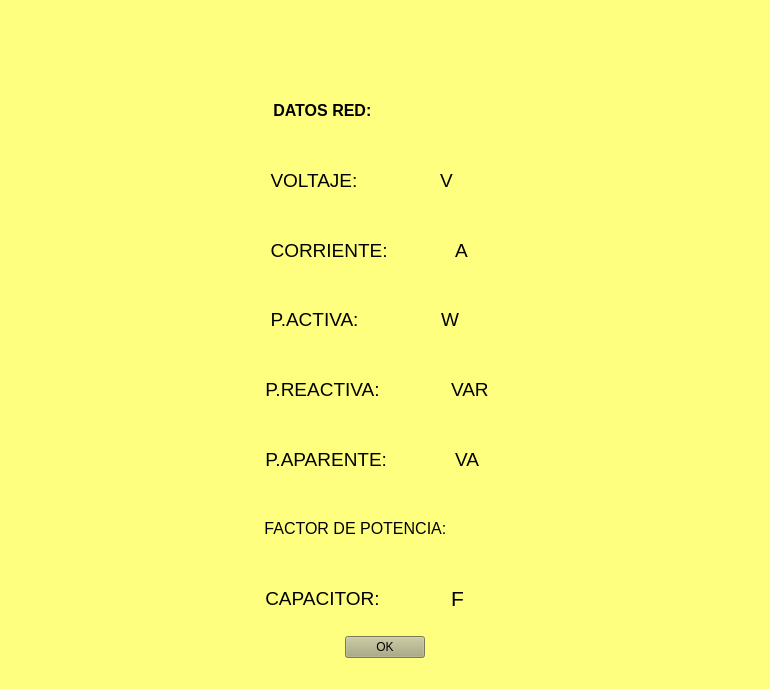
<?xml version="1.0" encoding="UTF-8"?>
<ui version="4.0">
 <class>MainWindow</class>
 <widget class="QMainWindow" name="MainWindow">
  <property name="geometry">
   <rect>
    <x>0</x>
    <y>0</y>
    <width>770</width>
    <height>689</height>
   </rect>
  </property>
  <property name="windowTitle">
   <string>MainWindow</string>
  </property>
  <property name="styleSheet">
   <string notr="true">background-color: rgb(255, 255, 127);</string>
  </property>
  <widget class="QWidget" name="centralwidget">
   <layout class="QGridLayout" name="gridLayout_2">
    <item row="0" column="0">
     <spacer name="horizontalSpacer_7">
      <property name="orientation">
       <enum>Qt::Horizontal</enum>
      </property>
      <property name="sizeHint" stdset="0">
       <size>
        <width>40</width>
        <height>20</height>
       </size>
      </property>
     </spacer>
    </item>
    <item row="0" column="3">
     <spacer name="horizontalSpacer_8">
      <property name="orientation">
       <enum>Qt::Horizontal</enum>
      </property>
      <property name="sizeHint" stdset="0">
       <size>
        <width>40</width>
        <height>20</height>
       </size>
      </property>
     </spacer>
    </item>
    <item row="0" column="2">
     <layout class="QVBoxLayout" name="verticalLayout_3">
      <item>
       <widget class="QLabel" name="label_3">
        <property name="font">
         <font>
          <pointsize>10</pointsize>
         </font>
        </property>
        <property name="styleSheet">
         <string notr="true">image: url(:/Logo/LogoU.png);</string>
        </property>
        <property name="text">
         <string/>
        </property>
       </widget>
      </item>
      <item>
       <layout class="QVBoxLayout" name="verticalLayout">
        <item>
         <layout class="QHBoxLayout" name="horizontalLayout_2">
          <item>
           <widget class="QLabel" name="label">
            <property name="font">
             <font>
              <pointsize>12</pointsize>
              <weight>75</weight>
              <bold>true</bold>
             </font>
            </property>
            <property name="text">
             <string>   DATOS RED:</string>
            </property>
           </widget>
          </item>
          <item>
           <widget class="QLabel" name="varred">
            <property name="font">
             <font>
              <pointsize>12</pointsize>
              <weight>75</weight>
              <bold>true</bold>
             </font>
            </property>
            <property name="text">
             <string/>
            </property>
           </widget>
          </item>
         </layout>
        </item>
       </layout>
      </item>
      <item>
       <layout class="QHBoxLayout" name="horizontalLayout_9">
        <item>
         <widget class="QLabel" name="label_4">
          <property name="font">
           <font>
            <pointsize>14</pointsize>
           </font>
          </property>
          <property name="text">
           <string>  VOLTAJE:</string>
          </property>
         </widget>
        </item>
        <item>
         <widget class="QLabel" name="varvoltaje">
          <property name="font">
           <font>
            <pointsize>14</pointsize>
           </font>
          </property>
          <property name="text">
           <string/>
          </property>
         </widget>
        </item>
        <item>
         <widget class="QLabel" name="label_6">
          <property name="font">
           <font>
            <pointsize>14</pointsize>
           </font>
          </property>
          <property name="text">
           <string>V</string>
          </property>
         </widget>
        </item>
       </layout>
      </item>
      <item>
       <layout class="QHBoxLayout" name="horizontalLayout_8">
        <item>
         <widget class="QLabel" name="label_7">
          <property name="font">
           <font>
            <pointsize>14</pointsize>
           </font>
          </property>
          <property name="text">
           <string>  CORRIENTE:</string>
          </property>
         </widget>
        </item>
        <item>
         <widget class="QLabel" name="varcorriente">
          <property name="font">
           <font>
            <pointsize>14</pointsize>
           </font>
          </property>
          <property name="text">
           <string/>
          </property>
         </widget>
        </item>
        <item>
         <widget class="QLabel" name="label_9">
          <property name="font">
           <font>
            <pointsize>14</pointsize>
           </font>
          </property>
          <property name="text">
           <string>A</string>
          </property>
         </widget>
        </item>
       </layout>
      </item>
      <item>
       <layout class="QHBoxLayout" name="horizontalLayout_7">
        <item>
         <widget class="QLabel" name="label_10">
          <property name="font">
           <font>
            <pointsize>14</pointsize>
           </font>
          </property>
          <property name="text">
           <string>  P.ACTIVA:</string>
          </property>
         </widget>
        </item>
        <item>
         <widget class="QLabel" name="varactiva">
          <property name="font">
           <font>
            <pointsize>14</pointsize>
           </font>
          </property>
          <property name="text">
           <string/>
          </property>
         </widget>
        </item>
        <item>
         <widget class="QLabel" name="label_12">
          <property name="font">
           <font>
            <pointsize>14</pointsize>
           </font>
          </property>
          <property name="text">
           <string>W</string>
          </property>
         </widget>
        </item>
       </layout>
      </item>
      <item>
       <layout class="QHBoxLayout" name="horizontalLayout_6">
        <item>
         <widget class="QLabel" name="label_13">
          <property name="font">
           <font>
            <pointsize>14</pointsize>
           </font>
          </property>
          <property name="text">
           <string> P.REACTIVA:</string>
          </property>
         </widget>
        </item>
        <item>
         <widget class="QLabel" name="varreactiva">
          <property name="font">
           <font>
            <pointsize>14</pointsize>
           </font>
          </property>
          <property name="text">
           <string/>
          </property>
         </widget>
        </item>
        <item>
         <widget class="QLabel" name="label_15">
          <property name="font">
           <font>
            <pointsize>14</pointsize>
           </font>
          </property>
          <property name="text">
           <string>VAR</string>
          </property>
         </widget>
        </item>
       </layout>
      </item>
      <item>
       <layout class="QHBoxLayout" name="horizontalLayout_5">
        <item>
         <widget class="QLabel" name="label_16">
          <property name="font">
           <font>
            <pointsize>14</pointsize>
           </font>
          </property>
          <property name="text">
           <string> P.APARENTE:</string>
          </property>
         </widget>
        </item>
        <item>
         <widget class="QLabel" name="varaparente">
          <property name="font">
           <font>
            <pointsize>14</pointsize>
           </font>
          </property>
          <property name="text">
           <string/>
          </property>
         </widget>
        </item>
        <item>
         <widget class="QLabel" name="label_18">
          <property name="font">
           <font>
            <pointsize>14</pointsize>
           </font>
          </property>
          <property name="text">
           <string>VA</string>
          </property>
         </widget>
        </item>
       </layout>
      </item>
      <item>
       <layout class="QHBoxLayout" name="horizontalLayout_10">
        <item>
         <widget class="QLabel" name="label_2">
          <property name="font">
           <font>
            <pointsize>12</pointsize>
           </font>
          </property>
          <property name="text">
           <string> FACTOR DE POTENCIA:</string>
          </property>
         </widget>
        </item>
        <item>
         <widget class="QLabel" name="varfp">
          <property name="font">
           <font>
            <pointsize>14</pointsize>
           </font>
          </property>
          <property name="text">
           <string/>
          </property>
         </widget>
        </item>
       </layout>
      </item>
      <item>
       <layout class="QHBoxLayout" name="horizontalLayout_4">
        <item>
         <widget class="QLabel" name="label_19">
          <property name="font">
           <font>
            <pointsize>14</pointsize>
           </font>
          </property>
          <property name="text">
           <string> CAPACITOR:</string>
          </property>
         </widget>
        </item>
        <item>
         <widget class="QLabel" name="varcapa">
          <property name="font">
           <font>
            <pointsize>14</pointsize>
           </font>
          </property>
          <property name="text">
           <string/>
          </property>
         </widget>
        </item>
        <item>
         <widget class="QLabel" name="label_21">
          <property name="font">
           <font>
            <pointsize>16</pointsize>
           </font>
          </property>
          <property name="text">
           <string>F</string>
          </property>
         </widget>
        </item>
       </layout>
      </item>
      <item>
       <layout class="QHBoxLayout" name="horizontalLayout">
        <item>
         <spacer name="horizontalSpacer_4">
          <property name="orientation">
           <enum>Qt::Horizontal</enum>
          </property>
          <property name="sizeHint" stdset="0">
           <size>
            <width>40</width>
            <height>20</height>
           </size>
          </property>
         </spacer>
        </item>
        <item>
         <widget class="QPushButton" name="okboton">
          <property name="palette">
           <palette>
            <active>
             <colorrole role="Button">
              <brush brushstyle="SolidPattern">
               <color alpha="255">
                <red>170</red>
                <green>170</green>
                <blue>127</blue>
               </color>
              </brush>
             </colorrole>
             <colorrole role="Light">
              <brush brushstyle="SolidPattern">
               <color alpha="255">
                <red>194</red>
                <green>194</green>
                <blue>194</blue>
               </color>
              </brush>
             </colorrole>
             <colorrole role="Base">
              <brush brushstyle="SolidPattern">
               <color alpha="255">
                <red>170</red>
                <green>170</green>
                <blue>127</blue>
               </color>
              </brush>
             </colorrole>
             <colorrole role="Window">
              <brush brushstyle="SolidPattern">
               <color alpha="255">
                <red>170</red>
                <green>170</green>
                <blue>127</blue>
               </color>
              </brush>
             </colorrole>
            </active>
            <inactive>
             <colorrole role="Button">
              <brush brushstyle="SolidPattern">
               <color alpha="255">
                <red>170</red>
                <green>170</green>
                <blue>127</blue>
               </color>
              </brush>
             </colorrole>
             <colorrole role="Light">
              <brush brushstyle="SolidPattern">
               <color alpha="255">
                <red>194</red>
                <green>194</green>
                <blue>194</blue>
               </color>
              </brush>
             </colorrole>
             <colorrole role="Base">
              <brush brushstyle="SolidPattern">
               <color alpha="255">
                <red>170</red>
                <green>170</green>
                <blue>127</blue>
               </color>
              </brush>
             </colorrole>
             <colorrole role="Window">
              <brush brushstyle="SolidPattern">
               <color alpha="255">
                <red>170</red>
                <green>170</green>
                <blue>127</blue>
               </color>
              </brush>
             </colorrole>
            </inactive>
            <disabled>
             <colorrole role="Button">
              <brush brushstyle="SolidPattern">
               <color alpha="255">
                <red>170</red>
                <green>170</green>
                <blue>127</blue>
               </color>
              </brush>
             </colorrole>
             <colorrole role="Light">
              <brush brushstyle="SolidPattern">
               <color alpha="255">
                <red>194</red>
                <green>194</green>
                <blue>194</blue>
               </color>
              </brush>
             </colorrole>
             <colorrole role="Base">
              <brush brushstyle="SolidPattern">
               <color alpha="255">
                <red>170</red>
                <green>170</green>
                <blue>127</blue>
               </color>
              </brush>
             </colorrole>
             <colorrole role="Window">
              <brush brushstyle="SolidPattern">
               <color alpha="255">
                <red>170</red>
                <green>170</green>
                <blue>127</blue>
               </color>
              </brush>
             </colorrole>
            </disabled>
           </palette>
          </property>
          <property name="styleSheet">
           <string notr="true">background-color: rgb(170, 170, 127);</string>
          </property>
          <property name="text">
           <string>OK</string>
          </property>
         </widget>
        </item>
        <item>
         <spacer name="horizontalSpacer_2">
          <property name="font">
           <font>
            <pointsize>10</pointsize>
           </font>
          </property>
          <property name="orientation">
           <enum>Qt::Horizontal</enum>
          </property>
          <property name="sizeHint" stdset="0">
           <size>
            <width>40</width>
            <height>20</height>
           </size>
          </property>
         </spacer>
        </item>
       </layout>
      </item>
     </layout>
    </item>
   </layout>
  </widget>
  <widget class="QMenuBar" name="menubar">
   <property name="geometry">
    <rect>
     <x>0</x>
     <y>0</y>
     <width>770</width>
     <height>21</height>
    </rect>
   </property>
  </widget>
  <widget class="QStatusBar" name="statusbar"/>
 </widget>
 <resources>
  <include location="LogoU.qrc"/>
 </resources>
 <connections/>
</ui>
